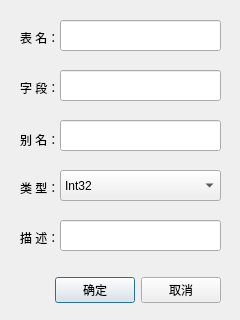
<?xml version="1.0" encoding="UTF-8"?>
<ui version="4.0">
 <class>NewFieldDialog</class>
 <widget class="QDialog" name="NewFieldDialog">
  <property name="geometry">
   <rect>
    <x>0</x>
    <y>0</y>
    <width>240</width>
    <height>320</height>
   </rect>
  </property>
  <property name="sizePolicy">
   <sizepolicy hsizetype="Fixed" vsizetype="Fixed">
    <horstretch>0</horstretch>
    <verstretch>0</verstretch>
   </sizepolicy>
  </property>
  <property name="minimumSize">
   <size>
    <width>240</width>
    <height>320</height>
   </size>
  </property>
  <property name="maximumSize">
   <size>
    <width>240</width>
    <height>320</height>
   </size>
  </property>
  <property name="windowTitle">
   <string>新建字段</string>
  </property>
  <widget class="QLabel" name="label">
   <property name="geometry">
    <rect>
     <x>20</x>
     <y>30</y>
     <width>41</width>
     <height>16</height>
    </rect>
   </property>
   <property name="text">
    <string>表 名：</string>
   </property>
  </widget>
  <widget class="QLabel" name="label_2">
   <property name="geometry">
    <rect>
     <x>20</x>
     <y>80</y>
     <width>41</width>
     <height>16</height>
    </rect>
   </property>
   <property name="text">
    <string>字 段：</string>
   </property>
  </widget>
  <widget class="QLabel" name="label_3">
   <property name="geometry">
    <rect>
     <x>20</x>
     <y>130</y>
     <width>41</width>
     <height>20</height>
    </rect>
   </property>
   <property name="text">
    <string>别 名：</string>
   </property>
  </widget>
  <widget class="QLabel" name="label_4">
   <property name="geometry">
    <rect>
     <x>20</x>
     <y>180</y>
     <width>41</width>
     <height>16</height>
    </rect>
   </property>
   <property name="text">
    <string>类 型：</string>
   </property>
  </widget>
  <widget class="QLabel" name="label_5">
   <property name="geometry">
    <rect>
     <x>20</x>
     <y>230</y>
     <width>41</width>
     <height>16</height>
    </rect>
   </property>
   <property name="text">
    <string>描 述：</string>
   </property>
  </widget>
  <widget class="QLineEdit" name="lineEdit_tableName">
   <property name="geometry">
    <rect>
     <x>60</x>
     <y>20</y>
     <width>161</width>
     <height>31</height>
    </rect>
   </property>
  </widget>
  <widget class="QLineEdit" name="lineEdit_field">
   <property name="geometry">
    <rect>
     <x>60</x>
     <y>70</y>
     <width>161</width>
     <height>31</height>
    </rect>
   </property>
  </widget>
  <widget class="QLineEdit" name="lineEdit_alias">
   <property name="geometry">
    <rect>
     <x>60</x>
     <y>120</y>
     <width>161</width>
     <height>31</height>
    </rect>
   </property>
  </widget>
  <widget class="QLineEdit" name="lineEdit_description">
   <property name="geometry">
    <rect>
     <x>60</x>
     <y>220</y>
     <width>161</width>
     <height>31</height>
    </rect>
   </property>
  </widget>
  <widget class="QWidget" name="layoutWidget">
   <property name="geometry">
    <rect>
     <x>20</x>
     <y>270</y>
     <width>201</width>
     <height>41</height>
    </rect>
   </property>
   <layout class="QHBoxLayout" name="horizontalLayout_2">
    <item>
     <spacer name="horizontalSpacer">
      <property name="orientation">
       <enum>Qt::Horizontal</enum>
      </property>
      <property name="sizeHint" stdset="0">
       <size>
        <width>40</width>
        <height>28</height>
       </size>
      </property>
     </spacer>
    </item>
    <item>
     <widget class="QPushButton" name="pbt_Confirm">
      <property name="text">
       <string>确定</string>
      </property>
     </widget>
    </item>
    <item>
     <widget class="QPushButton" name="pbt_Cancel">
      <property name="text">
       <string>取消</string>
      </property>
     </widget>
    </item>
   </layout>
  </widget>
  <widget class="QComboBox" name="comboBox_Type">
   <property name="geometry">
    <rect>
     <x>60</x>
     <y>170</y>
     <width>161</width>
     <height>31</height>
    </rect>
   </property>
   <property name="currentIndex">
    <number>5</number>
   </property>
   <item>
    <property name="text">
     <string>Bool</string>
    </property>
   </item>
   <item>
    <property name="text">
     <string>SByte</string>
    </property>
   </item>
   <item>
    <property name="text">
     <string>Byte</string>
    </property>
   </item>
   <item>
    <property name="text">
     <string>Int16</string>
    </property>
   </item>
   <item>
    <property name="text">
     <string>UInt16</string>
    </property>
   </item>
   <item>
    <property name="text">
     <string>Int32</string>
    </property>
   </item>
   <item>
    <property name="text">
     <string>UInt32</string>
    </property>
   </item>
   <item>
    <property name="text">
     <string>Int64</string>
    </property>
   </item>
   <item>
    <property name="text">
     <string>UInt64</string>
    </property>
   </item>
   <item>
    <property name="text">
     <string>Float</string>
    </property>
   </item>
   <item>
    <property name="text">
     <string>Double</string>
    </property>
   </item>
   <item>
    <property name="text">
     <string>DateTime</string>
    </property>
   </item>
   <item>
    <property name="text">
     <string>String</string>
    </property>
   </item>
  </widget>
 </widget>
 <resources/>
 <connections/>
</ui>
